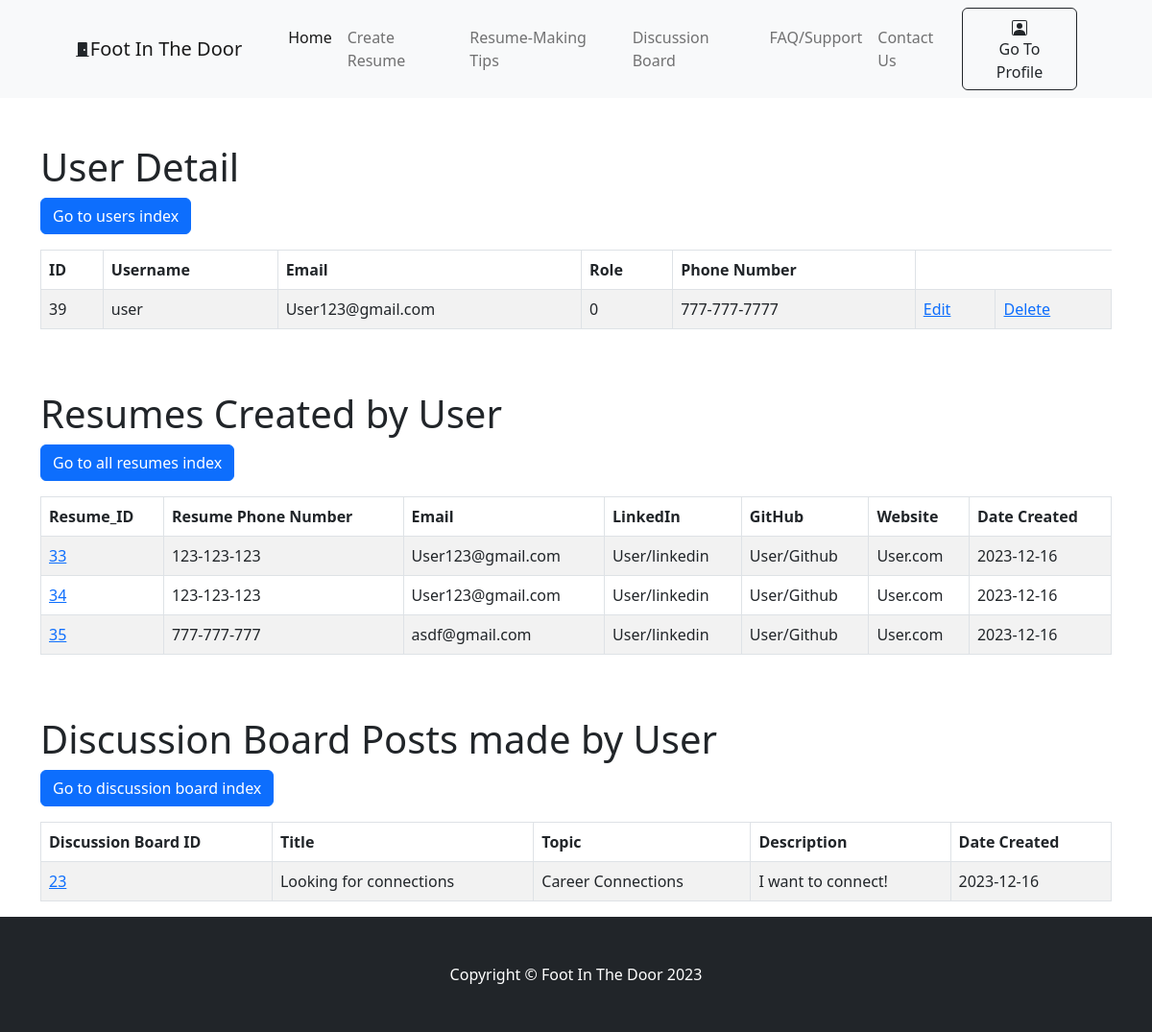
/foot_in_door_website/users/detail.php?id=39 (signed in), run on the app's committed database.
### tables this page shows
CREATE TABLE `users` (
  `User_ID` int(12) UNSIGNED NOT NULL,
  `Username` varchar(30) DEFAULT NULL,
  `Email` varchar(40) DEFAULT NULL,
  `Password` varchar(255) DEFAULT NULL,
  `Role` tinyint(3) UNSIGNED NOT NULL DEFAULT 0,
  `Phone_Number` varchar(12) DEFAULT NULL
);

CREATE TABLE `resume` (
  `Resume_ID` int(12) UNSIGNED NOT NULL,
  `Name` varchar(48) DEFAULT NULL,
  `User_ID` int(12) UNSIGNED NOT NULL,
  `Phone_Number` varchar(11) DEFAULT NULL,
  `Email` varchar(126) DEFAULT NULL,
  `Linkedin` varchar(72) DEFAULT NULL,
  `Github` varchar(72) DEFAULT NULL,
  `Personal_Website` varchar(72) DEFAULT NULL,
  `Summary` text DEFAULT NULL,
  `Date_Created` date DEFAULT NULL
);

CREATE TABLE `discussion_board` (
  `Discussion_ID` int(12) UNSIGNED NOT NULL,
  `User_ID` int(12) UNSIGNED NOT NULL,
  `Post_Title` varchar(48) NOT NULL,
  `Topic` varchar(24) NOT NULL,
  `Post_Desc` text NOT NULL,
  `Date_Created` date DEFAULT NULL
);

### lib/db.php (called while the page is built, shortened)
<?php
function query($pdo,$query,$data=[]) {
	$query=$pdo->prepare($query);
	$query->execute($data);
	return $query;
}

### foot_in_door_website/users/detail.php (the view, shortened to what this page needs)
<?php
require_once("../../lib/db.php");
require_once("../../theme/header.php");
$logged_in_user = False;
if (isset($_SESSION['user_id']) and isset($_SESSION['username']) and isset($_SESSION['role'])){
	$logged_in_user = True;
}
$users = query($pdo, 'SELECT User_ID, Username, Email, Role, Phone_Number FROM users WHERE User_ID=?', [$_GET['id']]);
$resumes = query($pdo, 'SELECT * FROM resume WHERE User_ID=?', [$_GET['id']]);
$posts = query($pdo, 'SELECT * FROM discussion_board WHERE User_ID=?', [$_GET['id']]);
echo '<div class="container mt-5">';
echo '<h1>User Detail</h1>';
if ($logged_in_user){
	if (isset($_SESSION['role']) and $_SESSION['role']==1){
		echo '<a href="index.php" class="btn btn-primary mb-3">Go to users index</a>';
}}
echo '<div class="table-responsive">';
echo '<table class="table table-bordered table-striped">';
echo '<thead>';
echo '<tr>';
echo '<th>ID</th>';
echo '<th>Username</th>';
echo '<th>Email</th>';
echo '<th>Role</th>';
echo '<th>Phone Number</th>';
echo '</tr>';
echo '</thead>';
echo '<tbody>';
while ($user=$users->fetch()){
	echo '<tr>';
	echo '<td>'.$user['User_ID'].'</a></td>';
	echo '<td>'.$user['Username'].'</td>';
	echo '<td>'.$user['Email'].'</td>';
	echo '<td>'.$user['Role'].'</td>';
	echo '<td>'.$user['Phone_Number'].'</td>';
	if ($logged_in_user){
		if (($_SESSION['role']==0 && $_SESSION['user_id']==$_GET['id']) || ($_SESSION['role']==1)){
			echo '<td><a href="edit.php?id='.$user['User_ID'].'">Edit</a></td>';
			echo '<td><a href="delete.php?id='.$user['User_ID'].'">Delete</a></td>';
	}}
	echo '</tr>';
}
echo '</tbody>';
echo '</table>';
echo '</div>';
echo '</div>';
if ($logged_in_user){
	if (($_SESSION['role']==0 && $_SESSION['user_id']==$_GET['id']) || ($_SESSION['role']==1 )){
		echo '<div class="container mt-5">';
		echo '<h1>Resumes Created by User</h1>';
		if ($_SESSION['role']==1){
			echo '<a href="../resume/index.php" class="btn btn-primary mb-3">Go to all resumes index</a>';
		}
		echo '<div class="table-responsive">';
		echo '<table class="table table-bordered table-striped">';
		echo '<thead>';
		echo '<tr>';
		echo '<th>Resume_ID</th>';
		echo '<th>Resume Phone Number</th>';
		echo '<th>Email</th>';
		echo '<th>LinkedIn</th>';
		echo '<th>GitHub</th>';
		echo '<th>Website</th>';
		echo '<th>Date Created</th>';
		echo '</tr>';
		echo '</thead>';
		echo '<tbody>';
		while ($resume=$resumes->fetch()){
			echo '<tr>';
			echo '<td><a href="../resume/detail.php?id='.$resume['Resume_ID'].'&user_id='.$resume['User_ID'].'">'.$resume['Resume_ID'].'</td>';
			echo '<td>'.$resume['Phone_Number'].'</td>';
			echo '<td>'.$resume['Email'].'</td>';
			echo '<td>'.$resume['Linkedin'].'</td>';
			echo '<td>'.$resume['Github'].'</td>';
			echo '<td>'.$resume['Personal_Website'].'</td>';
			echo '<td>'.$resume['Date_Created'].'</td>';
			echo '</tr>';
		}
		echo '</tbody>';
		echo '</table>';
		echo '</div>';
		echo '</div>';
		echo '<div class="container mt-5">';
		echo '<h1>Discussion Board Posts made by User</h1>';
		echo '<a href="../discussion_board/index.php" class="btn btn-primary mb-3">Go to discussion board index</a>';
		echo '<div class="table-responsive">';
		echo '<table class="table table-bordered table-striped">';
		echo '<thead>';
		echo '<tr>';
		echo '<th>Discussion Board ID</th>';
		echo '<th>Title</th>';
		echo '<th>Topic</th>';
		echo '<th>Description</th>';
		echo '<th>Date Created</th>';;
		echo '</tr>';
		echo '</thead>';
		echo '<tbody>';
		while ($post=$posts->fetch()){
			echo '<tr>';
			echo '<td><a href="../discussion_board/detail.php?id='.$post['Discussion_ID'].'">'.$post['Discussion_ID'].'</td>';
			echo '<td>'.$post['Post_Title'].'</td>';
			echo '<td>'.$post['Topic'].'</td>';
			echo '<td>'.$post['Post_Desc'].'</td>';
			echo '<td>'.$post['Date_Created'].'</td>';
			echo '</tr>';
		}
		echo '</tbody>';
		echo '</table>';
		echo '</div>';
		echo '</div>';
	}
}
require_once("../../theme/footer.php");
?>

### data on the page
users: User_ID "39", Username "user", Email "User123@gmail.com", Role "0", Phone_Number "777-777-7777"
resume: Resume_ID "33", Phone_Number "123-123-123", Email "User123@gmail.com", Linkedin "User/linkedin", Github "User/Github", Personal_Website "User.com", Date_Created "2023-12-16"
resume: Resume_ID "34", Phone_Number "123-123-123", Email "User123@gmail.com", Linkedin "User/linkedin", Github "User/Github", Personal_Website "User.com", Date_Created "2023-12-16"
resume: Resume_ID "35", Phone_Number "777-777-777", Email "asdf@gmail.com", Linkedin "User/linkedin", Github "User/Github", Personal_Website "User.com", Date_Created "2023-12-16"
discussion_board: Discussion_ID "23", Post_Title "Looking for connections", Topic "Career Connections", Post_Desc "I want to connect!", Date_Created "2023-12-16"
